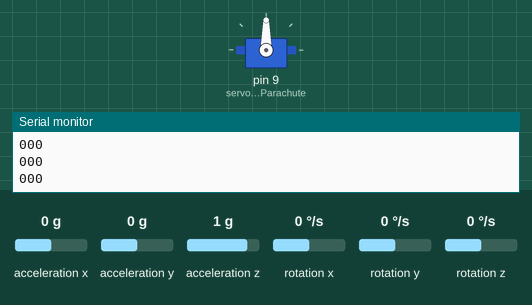
A sketch run on a simulated Arduino Uno, built with avr-gcc and run on an emulated ATmega328P. Parts: servo, the last lines printed to the serial monitor. Wiring (inferred from the names in the program): MPU-6050 motion sensor at I2C address 0x68. The inputs (shaded band) are chosen by the test bench; at power-on: rotation x 0 °/s, acceleration x 0 g, acceleration y 0 g, acceleration z 1 g, rotation y 0 °/s, rotation z 0 °/s.

Above: at 2.7 s.
2.8 s: rotation x set to -15 °/s
5.8 s: rotation x set to -18 °/s
At 7.3 s:
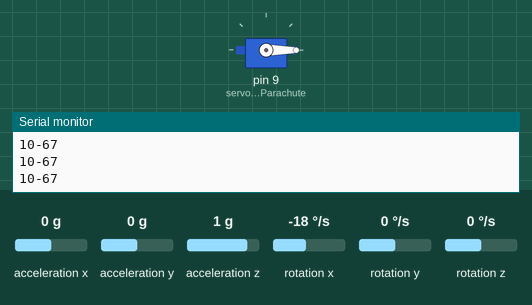
Timing chart, 0 to 8.8 s (numbered marks = the images above; inputs shaded):
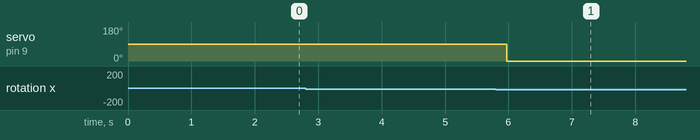

The sketch:

renatinhoSoftware.ino
```cpp
/*-------------------------------------ROCKET V4 "RENATINHO-1"  SOFTWARE--------------------------------------------------------

30/12/2025
*/

#include "mpu6050.h"
#include <math.h>
#include <Servo.h>

Servo servoForParachute;
int degrees = 0;
int pos = 0;
bool parachuteState = false;

void setup() {

  servoForParachute.attach(9);
  Serial.begin(9600);

  mpu_begin();
  Serial.println("Calibrando, deixa parado!");
  delay(1000);
  mpu_calibrate(200);
  Serial.println("===== Calibrado! =====\n");

  mpu_reset();
}

void loop() {
  mpu_loop();
  //--- monitor serial configuration ---

  // parachuteState  Zangle   Xangle
  Serial.print(parachuteState);
  Serial.print(getAngleZ());
  Serial.println(getAngleX());

  if( abs(getAngleZ()) > 45 ){

    //parachute deployed
    parachuteState = true;
    servoForParachute.write(degrees);
  }

  if( abs(getAngleX()) > 45 ){

    //parachute deployed
    parachuteState = true;
    servoForParachute.write(degrees);
  }
}
//X AND Z
 //Serial.print("roll(x):");
  //Serial.print("pitch(y):");
  //Serial.println(getAngleY()); // EM TORNO DO PRÓPRIO EIXO NA VERTICAL
 // Serial.print("yaw(z):");
```

mpu6050.h
```cpp
/*
  Sketch: Controle de giro - MPU6050
  Author: Brincando com Ideias
*/

#include <Wire.h>

const int MPU = 0x68;  // MPU6050 I2C address

float AccX, AccY, AccZ;
float GyroX, GyroY, GyroZ;

float AccErrorX, AccErrorY, GyroErrorX, GyroErrorY, GyroErrorZ;
float accAngleX, accAngleY, gyroAngleX, gyroAngleY, gyroAngleZ;

float roll, pitch, yaw;
float elapsedTime, currentTime, previousTime;

/* Função para configurar o MPU */
void mpu_begin() {
  Wire.begin();                 // Inicializa comunicação I2C
  Wire.beginTransmission(MPU);  // Começa a transmissão para o MPU=0x68
  Wire.write(0x6B);             // Reinicia o MPU
  Wire.write(0x00);             // Reinicia o MPU
  Wire.endTransmission(true);   // Finaliza a transmissão

  // Configuração da faixa do Acelerômetro
  Wire.beginTransmission(MPU);
  Wire.write(0x1C);  // Registrador de conf. do acelerômetro
  Wire.write(0);  // Faixa: 2g
  Wire.endTransmission(true);

  // Configuração da faixa do Giroscópio
  Wire.beginTransmission(MPU);
  Wire.write(0x1B);  // Registrador de conf. do giroscópio
  Wire.write(0);  // faixa: 250°/s
  Wire.endTransmission(true);

  delay(20);
}

/* Realiza a leitura do acelerômetro e salva os valores recebidos */
void readAcel() {
  Wire.beginTransmission(MPU);
  Wire.write(0x3B);
  Wire.endTransmission(false);
  Wire.requestFrom(MPU, 6, true);

  //Para faixa de +-2g divisor = 16384
  AccX = (Wire.read() << 8 | Wire.read()) / 16384.0f;  // X-axis value
  AccY = (Wire.read() << 8 | Wire.read()) / 16384.0f;  // Y-axis value
  AccZ = (Wire.read() << 8 | Wire.read()) / 16384.0f;  // Z-axis value
}

/* Realiza a leitura do giroscópio e salva os valores recebidos */
void readGiro() {
  Wire.beginTransmission(MPU);
  Wire.write(0x43);
  Wire.endTransmission(false);
  Wire.requestFrom(MPU, 6, true);

  // Para faixa de +-250°/s divisor = 131.0
  GyroX = (Wire.read() << 8 | Wire.read()) / 131.0f;
  GyroY = (Wire.read() << 8 | Wire.read()) / 131.0f;
  GyroZ = (Wire.read() << 8 | Wire.read()) / 131.0f;
}

/* Função para calibrar o MPU, realixa várias leituras quando totalmente parado e calcula o valor para ajustar o calculo do angulo */
void mpu_calibrate(int leituras) {

  // Realiza leituras do acelerômetro
  for (int nR = 0; nR < leituras; nR++) {
    readAcel();

    AccErrorX += (atan((AccY) / sqrt(pow((AccX), 2) + pow((AccZ), 2))) * 180 / PI);
    AccErrorY += (atan(-1 * (AccX) / sqrt(pow((AccY), 2) + pow((AccZ), 2))) * 180 / PI);
  }

  AccErrorX = AccErrorX / (float)leituras;
  AccErrorY = AccErrorY / (float)leituras;


  // Realiza leituras do giroscópio
  for (int nR = 0; nR < leituras; nR++) {
    readGiro();

    GyroErrorX += GyroX;
    GyroErrorY += GyroY;
    GyroErrorZ += GyroZ;
  }

  GyroErrorX = GyroErrorX / (float)leituras;
  GyroErrorY = GyroErrorY / (float)leituras;
  GyroErrorZ = GyroErrorZ / (float)leituras;
}

/* Função para realizar as leiturar e calcular os angulos dos três eixos, deve ser chamada contínuamente para atualizar os angulos, evite delay entre as leituras */
void mpu_loop() {
  //Leitura do Acelerômetro
  readAcel();

  accAngleX = (atan(AccY / sqrt(pow(AccX, 2) + pow(AccZ, 2))) * 180 / PI) - AccErrorX;
  accAngleY = (atan(-1 * AccX / sqrt(pow(AccY, 2) + pow(AccZ, 2))) * 180 / PI) - AccErrorY;

  // === Read gyroscope (on the MPU6050) data === //
  previousTime = currentTime;
  currentTime = micros();
  elapsedTime = (currentTime - previousTime) / 1000000.0f;  // Divide by 1000000 to get seconds

  readGiro();
  // Correct the outputs with the calculated error values
  GyroX -= GyroErrorX;
  GyroY -= GyroErrorY;
  GyroZ -= GyroErrorZ;

  // Currently the raw values are in degrees per seconds, deg/s, so we need to multiply by sendonds (s) to get the angle in degrees
  gyroAngleX += GyroX * elapsedTime;  // deg/s * s = deg
  gyroAngleY += GyroY * elapsedTime;
  gyroAngleZ += GyroZ * elapsedTime;

  //combine accelerometer- and gyro-estimated angle values. 0.96 and 0.04 values are determined through trial and error by other people
  roll = 0.96 * gyroAngleX + 0.04 * accAngleX;
  pitch = 0.96 * gyroAngleY + 0.04 * accAngleY;
  yaw = gyroAngleZ;
}

/* Função para reiniciar o giroscopio */
void mpu_reset() {
  gyroAngleX = 0;
  gyroAngleY = 0;
  gyroAngleZ = 0;

  // reinicia o tempo base do giroscópio
  currentTime = micros();
  mpu_loop();
}

/* Retorna o angulo de giro em Z */
int getAngleX() {
  return roll;
}

int getAngleY() {
  return pitch;
}

int getAngleZ() {
  return yaw;
}

/* Retorna o valor que falta para atingir o angulo target */
int getDeltaZ(int target) {
  if (target < 0) return (round(getAngleZ() - target));
  return (round(target - getAngleZ()));
}
```

Measured:
- the behaviour switches between -16 and -17 °/s on rotation x (found by bisection; images 0 and 1)
